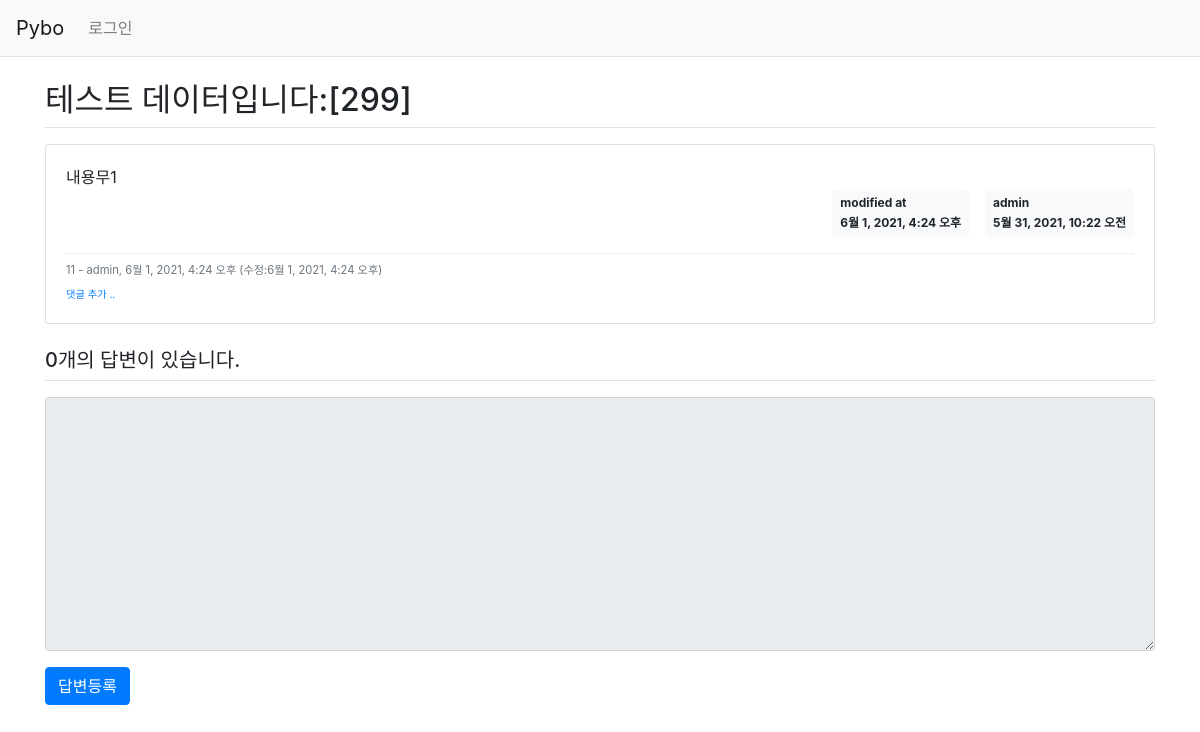
/pybo/304/, run on the app's committed database.
### pybo/models.py (models this page shows, shortened)
class Question(models.Model):
    author = models.ForeignKey(User, on_delete=models.CASCADE,
                               related_name='author_question')
    subject = models.CharField(max_length=200)
    content = models.TextField()
    create_date = models.DateTimeField()
    modify_date = models.DateTimeField(null=True, blank=True)
    voter = models.ManyToManyField(User, related_name='voter_question')

class Comment(models.Model):
    author = models.ForeignKey(User, on_delete=models.CASCADE)
    content = models.TextField()
    create_date = models.DateTimeField()
    modify_date = models.DateTimeField(null=True, blank=True)
    question = models.ForeignKey(Question, null=True, blank=True, on_delete=models.CASCADE)
    answer = models.ForeignKey(Answer, null=True, blank=True, on_delete=models.CASCADE)

### pybo/views/base_views.py (the view)
# urls.py: path('<int:question_id>/', base_views.detail, name='detail'),
def detail(request, question_id):
    question = get_object_or_404(Question, pk=question_id)
    context = {'question':question}
    return render(request, 'pybo/question_detail.html', context)

### templates/pybo/question_detail.html (shortened to what this page needs)
{% extends 'base.html' %}
{% block content %}
<div class="container my-3">
    <h2 class="border-bottom py-2">{{ question.subject }}</h2>
    <div class="card my-3">
        <div class="card-body">
            <div class="card-text" style="white-space: pre-line;">{{ question.content }}</div>
            <div class="d-flex justify-content-end">
                {% if question.modify_date %}
                <div class="badge badge-light p-2 text-left mx-3">
                    <div class="mb-2">modified at</div>
                    <div>{{ question.modify_date }}</div>
                </div>
                {% endif %}
                <div class="badge badge-light p-2 text-left">
                    <div class="mb-2">{{ question.author.username }}</div>
                    <div>{{ question.create_date }}</div>
                </div>
            </div>
            {% if question.comment_set.count > 0 %}
            <div class="mt-3">
            {% for comment in question.comment_set.all %}
                <div class="comment py-2 text-muted">
                    <span style="white-space: pre-line;">{{ comment.content }}</span>
                    <span>
                        - {{ comment.author }}, {{ comment.create_date }}
                        {% if comment.modify_date %}
                        (수정:{{ comment.modify_date }})
                        {% endif %}
                    </span>
                </div>
            {% endfor %}
            </div>
            {% endif %}
            <div>
                <a href="{% url 'pybo:comment_create_question' question.id  %}"
                   class="small"><small>댓글 추가 ..</small></a>
            </div>
        </div>
    </div>
    <h5 class="border-bottom my-3 py-2">{{question.answer_set.count}}개의 답변이 있습니다.</h5>
    <form action="{% url 'pybo:answer_create' question.id %}" method="post" class="my-3">
        <div class="form-group">
            <textarea {% if not user.is_authenticated %}disabled{% endif %}
                      name="content" id="content" class="form-control" rows="10"></textarea>
        </div>
        <input type="submit" value="답변등록" class="btn btn-primary">
    </form>
</div>
{% endblock %}

### static/style.css (style rules this page uses)
textarea { width:100px }
.comment { border-top:dotted 1px #ddd; font-size:0.7em; }

### data on the page
Question: subject "테스트 데이터입니다:[299]", content "내용무1", modify_date "6월 1, 2021, 4:24 오후", author.username "admin", create_date "5월 31, 2021, 10:22 오전", answer_set.count "0"
Comment: content "11", author "admin", create_date "6월 1, 2021, 4:24 오후", modify_date "6월 1, 2021, 4:24 오후"
